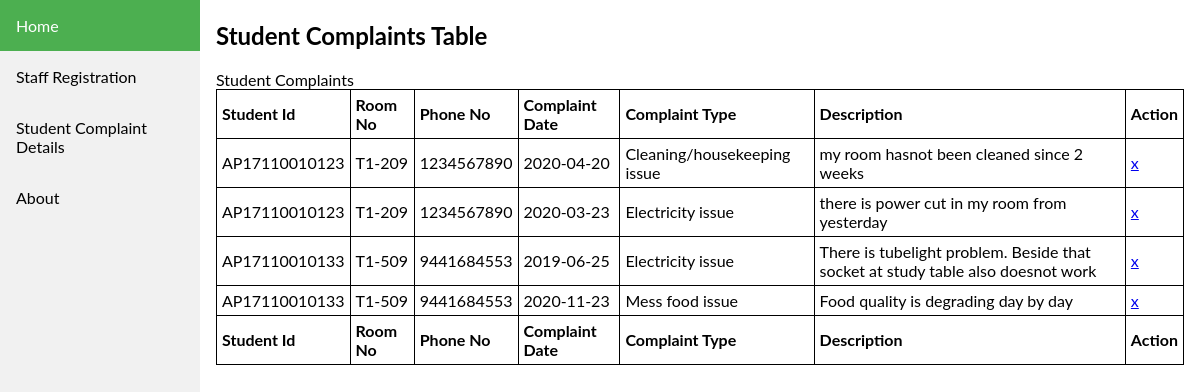
/example.php, run on the app's committed database.
### tables this page shows
CREATE TABLE IF NOT EXISTS `complaints` (
  `complaint_date` date NOT NULL,
  `Student_Id` varchar(15) NOT NULL,
  `phoneno` varchar(11) NOT NULL,
  `roomno` varchar(50) NOT NULL,
  `complaint_type` varchar(50) NOT NULL,
  `description` text NOT NULL,
  PRIMARY KEY (`Student_Id`,`complaint_type`)
);

### example.php (the view, shortened to what this page needs)
<!DOCTYPE html>
<html>
<head>
</head>
<body>
<div class="sidebar">
  <a class="active" href="#home">Home</a>
  <a href="#news">Staff Registration</a>
  <a href="admin_studentdetail.php">Student Complaint Details</a>
  <a href="#about">About</a>
</div>
<div class="content">
<?php
$conn = mysqli_connect("localhost", "root", "", "dbms");
$query = "
    SELECT aa.Student_Id AS Student_Id, aa.roomno, aa.phoneno, aa.complaint_date , aa.complaint_type, aa.description
    FROM complaints AS aa " ;
$result = mysqli_query($conn, $query) or die( mysqli_error($conn));
echo '
<div class="ts-main-content">
    <div class="content-wrapper">
      <div class="container-fluid">
        <div class="row">
          <div class="col-md-12">
            <h2 class="page-title">Student Complaints Table</h2>
            <div class="panel panel-default">
              <div class="panel-heading">Student Complaints</div>
              <div class="panel-body">
                <table id="zctb" class="display table table-striped table-bordered table-hover" cellspacing="0" width="100%">
                  <thead>
                      <tr>
                          <th>Student Id</th>
                          <th>Room No</th>
                          <th>Phone No</th>
                          <th>Complaint Date</th>
                          <th>Complaint Type</th>
                          <th>Description</th>
                          <th>Action</th>
                          </tr>
                  </thead>
                  <tfoot>
                      <tr>
                          <th>Student Id</th>
                          <th>Room No</th>
                          <th>Phone No</th>
                          <th>Complaint Date</th>
                          <th>Complaint Type</th>
                          <th>Description</th>
                          <th>Action</th>
                      </tr>
                  </tfoot>
                  <tbody>';
while($row = mysqli_fetch_array($result)) {
  echo '<td>'.$row['Student_Id'].'</td>';
    echo '<td>'.$row['roomno'].'</td>';
    echo '<td>'.$row['phoneno'].'</td>';
    echo '<td>'.$row['complaint_date'].'</td>';
    echo '<td>'.$row['complaint_type'].'</td>';
    echo '<td>'.$row['description'].'</td>';
    echo "<td><a href='delete.php?id=".$row['Student_Id']."' onClick=\"javascript:return confirm('are you sure you want to delete this?');\">x</a></td><tr>";
}
echo '
        </tbody>
    </table>';
?>
</div>
</body>
</html>

### example.php (style rules this page uses)
table, th, td { border: 1px solid black; border-collapse: collapse; }
th, td { padding: 5px; text-align: left; }
body { margin: 0; font-family: "Lato", sans-serif; }
.sidebar { margin: 0; padding: 0; width: 200px; background-color: #f1f1f1; position: fixed; height: 100%; overflow: auto; }
.sidebar a { display: block; color: black; padding: 16px; text-decoration: none; }
.sidebar a.active { background-color: #4CAF50; color: white; }
div.content { margin-left: 200px; padding: 1px 16px; height: 1000px; }

### data on the page
complaints: Student_Id "AP17110010123", roomno "T1-209", phoneno "1234567890", complaint_date "2020-04-20", complaint_type "Cleaning/housekeeping issue", description "my room hasnot been cleaned since 2 weeks"
complaints: Student_Id "AP17110010123", roomno "T1-209", phoneno "1234567890", complaint_date "2020-03-23", complaint_type "Electricity issue", description "there is power cut in my room from yesterday"
complaints: Student_Id "AP17110010133", roomno "T1-509", phoneno "9441684553", complaint_date "2019-06-25", complaint_type "Electricity issue", description "There is tubelight problem. Beside that socket at study table also doesnot work"
complaints: Student_Id "AP17110010133", roomno "T1-509", phoneno "9441684553", complaint_date "2020-11-23", complaint_type "Mess food issue", description "Food quality is degrading day by day"
